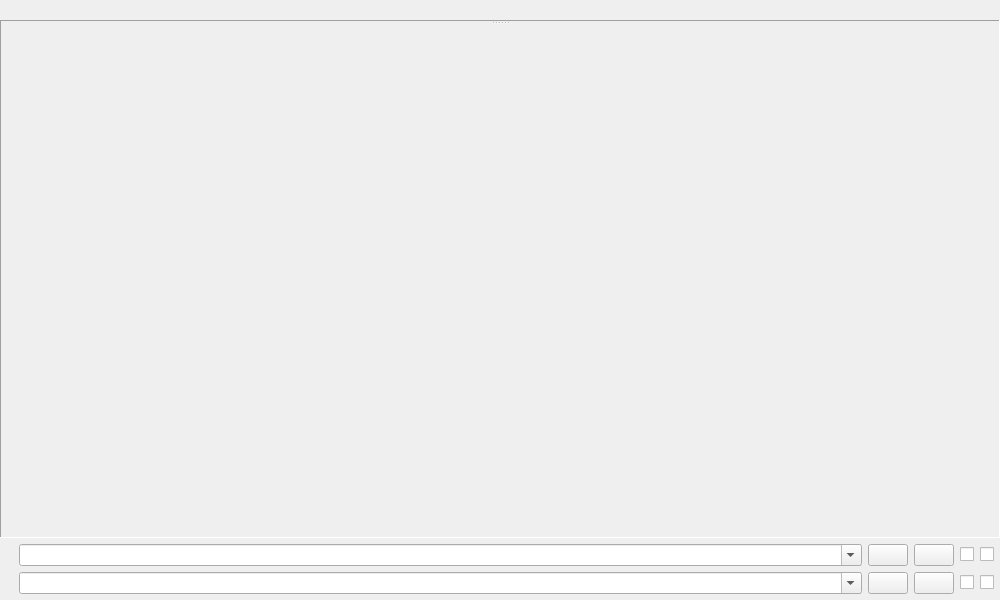
<?xml version="1.0" encoding="UTF-8"?>
<ui version="4.0">
 <class>Textadept</class>
 <widget class="QMainWindow" name="Textadept">
  <property name="geometry">
   <rect>
    <x>0</x>
    <y>0</y>
    <width>1000</width>
    <height>600</height>
   </rect>
  </property>
  <property name="windowTitle">
   <string>Textadept</string>
  </property>
  <widget class="QWidget" name="centralwidget">
   <layout class="QVBoxLayout" name="verticalLayout">
    <property name="spacing">
     <number>0</number>
    </property>
    <property name="leftMargin">
     <number>0</number>
    </property>
    <property name="topMargin">
     <number>0</number>
    </property>
    <property name="rightMargin">
     <number>0</number>
    </property>
    <property name="bottomMargin">
     <number>0</number>
    </property>
    <item>
     <widget class="QFrame" name="tabFrame">
      <property name="frameShape">
       <enum>QFrame::NoFrame</enum>
      </property>
      <layout class="QHBoxLayout" name="horizontalLayout">
       <property name="spacing">
        <number>0</number>
       </property>
       <property name="leftMargin">
        <number>0</number>
       </property>
       <property name="topMargin">
        <number>0</number>
       </property>
       <property name="rightMargin">
        <number>0</number>
       </property>
       <property name="bottomMargin">
        <number>0</number>
       </property>
       <item>
        <widget class="QTabBar" name="tabbar" native="true">
         <property name="sizePolicy">
          <sizepolicy hsizetype="Preferred" vsizetype="Preferred">
           <horstretch>0</horstretch>
           <verstretch>0</verstretch>
          </sizepolicy>
         </property>
         <property name="focusPolicy">
          <enum>Qt::NoFocus</enum>
         </property>
         <property name="currentIndex" stdset="0">
          <number>-1</number>
         </property>
         <property name="tabsClosable" stdset="0">
          <bool>true</bool>
         </property>
         <property name="movable" stdset="0">
          <bool>true</bool>
         </property>
         <property name="autoHide" stdset="0">
          <bool>true</bool>
         </property>
         <property name="usesScrollButtons" stdset="0">
          <bool>true</bool>
         </property>
        </widget>
       </item>
       <item>
        <spacer name="horizontalSpacer">
         <property name="orientation">
          <enum>Qt::Horizontal</enum>
         </property>
         <property name="sizeHint" stdset="0">
          <size>
           <width>40</width>
           <height>20</height>
          </size>
         </property>
        </spacer>
       </item>
      </layout>
     </widget>
    </item>
    <item>
     <widget class="QSplitter" name="splitter">
      <property name="sizePolicy">
       <sizepolicy hsizetype="Preferred" vsizetype="Expanding">
        <horstretch>0</horstretch>
        <verstretch>0</verstretch>
       </sizepolicy>
      </property>
      <property name="frameShape">
       <enum>QFrame::Panel</enum>
      </property>
      <property name="frameShadow">
       <enum>QFrame::Sunken</enum>
      </property>
      <property name="orientation">
       <enum>Qt::Vertical</enum>
      </property>
      <property name="childrenCollapsible">
       <bool>false</bool>
      </property>
      <widget class="QFrame" name="frame">
       <property name="frameShape">
        <enum>QFrame::NoFrame</enum>
       </property>
       <layout class="QVBoxLayout" name="editors">
        <property name="spacing">
         <number>6</number>
        </property>
        <property name="leftMargin">
         <number>0</number>
        </property>
        <property name="topMargin">
         <number>0</number>
        </property>
        <property name="rightMargin">
         <number>0</number>
        </property>
        <property name="bottomMargin">
         <number>0</number>
        </property>
       </layout>
      </widget>
      <widget class="QFrame" name="commandEntryFrame">
       <property name="frameShape">
        <enum>QFrame::NoFrame</enum>
       </property>
       <layout class="QHBoxLayout" name="commandEntry">
        <property name="spacing">
         <number>6</number>
        </property>
        <property name="leftMargin">
         <number>6</number>
        </property>
        <property name="topMargin">
         <number>0</number>
        </property>
        <property name="rightMargin">
         <number>0</number>
        </property>
        <property name="bottomMargin">
         <number>0</number>
        </property>
        <item>
         <widget class="QLabel" name="commandEntryLabel">
          <property name="text">
           <string/>
          </property>
          <property name="alignment">
           <set>Qt::AlignRight|Qt::AlignTrailing|Qt::AlignTop</set>
          </property>
         </widget>
        </item>
       </layout>
      </widget>
     </widget>
    </item>
    <item>
     <widget class="QFrame" name="findBox">
      <property name="frameShape">
       <enum>QFrame::NoFrame</enum>
      </property>
      <layout class="QGridLayout" name="gridLayout">
       <property name="leftMargin">
        <number>6</number>
       </property>
       <property name="topMargin">
        <number>6</number>
       </property>
       <property name="rightMargin">
        <number>6</number>
       </property>
       <property name="bottomMargin">
        <number>6</number>
       </property>
       <property name="verticalSpacing">
        <number>6</number>
       </property>
       <item row="0" column="0">
        <widget class="QLabel" name="findLabel">
         <property name="text">
          <string/>
         </property>
         <property name="alignment">
          <set>Qt::AlignRight|Qt::AlignTrailing|Qt::AlignVCenter</set>
         </property>
        </widget>
       </item>
       <item row="0" column="1">
        <widget class="QComboBox" name="findCombo">
         <property name="sizePolicy">
          <sizepolicy hsizetype="Expanding" vsizetype="Fixed">
           <horstretch>0</horstretch>
           <verstretch>0</verstretch>
          </sizepolicy>
         </property>
         <property name="focusPolicy">
          <enum>Qt::StrongFocus</enum>
         </property>
         <property name="editable">
          <bool>true</bool>
         </property>
        </widget>
       </item>
       <item row="0" column="2">
        <widget class="QPushButton" name="findNext">
         <property name="focusPolicy">
          <enum>Qt::NoFocus</enum>
         </property>
         <property name="text">
          <string/>
         </property>
        </widget>
       </item>
       <item row="0" column="3">
        <widget class="QPushButton" name="findPrevious">
         <property name="focusPolicy">
          <enum>Qt::NoFocus</enum>
         </property>
         <property name="text">
          <string/>
         </property>
        </widget>
       </item>
       <item row="0" column="4">
        <widget class="QCheckBox" name="matchCase">
         <property name="focusPolicy">
          <enum>Qt::NoFocus</enum>
         </property>
         <property name="text">
          <string/>
         </property>
        </widget>
       </item>
       <item row="0" column="5">
        <widget class="QCheckBox" name="regex">
         <property name="focusPolicy">
          <enum>Qt::NoFocus</enum>
         </property>
         <property name="text">
          <string/>
         </property>
        </widget>
       </item>
       <item row="1" column="0">
        <widget class="QLabel" name="replaceLabel">
         <property name="text">
          <string/>
         </property>
         <property name="alignment">
          <set>Qt::AlignRight|Qt::AlignTrailing|Qt::AlignVCenter</set>
         </property>
        </widget>
       </item>
       <item row="1" column="1">
        <widget class="QComboBox" name="replaceCombo">
         <property name="sizePolicy">
          <sizepolicy hsizetype="Expanding" vsizetype="Fixed">
           <horstretch>0</horstretch>
           <verstretch>0</verstretch>
          </sizepolicy>
         </property>
         <property name="focusPolicy">
          <enum>Qt::StrongFocus</enum>
         </property>
         <property name="editable">
          <bool>true</bool>
         </property>
        </widget>
       </item>
       <item row="1" column="2">
        <widget class="QPushButton" name="replace">
         <property name="focusPolicy">
          <enum>Qt::NoFocus</enum>
         </property>
         <property name="text">
          <string/>
         </property>
        </widget>
       </item>
       <item row="1" column="3">
        <widget class="QPushButton" name="replaceAll">
         <property name="focusPolicy">
          <enum>Qt::NoFocus</enum>
         </property>
         <property name="text">
          <string/>
         </property>
        </widget>
       </item>
       <item row="1" column="4">
        <widget class="QCheckBox" name="wholeWord">
         <property name="focusPolicy">
          <enum>Qt::NoFocus</enum>
         </property>
         <property name="text">
          <string/>
         </property>
        </widget>
       </item>
       <item row="1" column="5">
        <widget class="QCheckBox" name="inFiles">
         <property name="focusPolicy">
          <enum>Qt::NoFocus</enum>
         </property>
         <property name="text">
          <string/>
         </property>
        </widget>
       </item>
      </layout>
     </widget>
    </item>
   </layout>
  </widget>
 </widget>
 <customwidgets>
  <customwidget>
   <class>QTabBar</class>
   <extends>QWidget</extends>
   <header>QTabBar</header>
  </customwidget>
 </customwidgets>
 <tabstops>
  <tabstop>findCombo</tabstop>
  <tabstop>findNext</tabstop>
  <tabstop>findPrevious</tabstop>
  <tabstop>matchCase</tabstop>
  <tabstop>wholeWord</tabstop>
  <tabstop>regex</tabstop>
  <tabstop>inFiles</tabstop>
  <tabstop>replaceCombo</tabstop>
  <tabstop>replace</tabstop>
  <tabstop>replaceAll</tabstop>
 </tabstops>
 <resources/>
 <connections/>
</ui>
